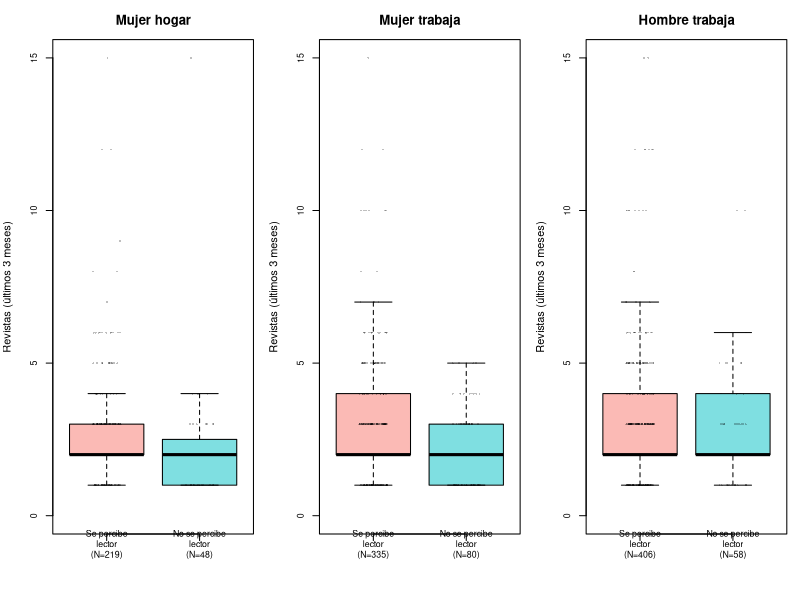
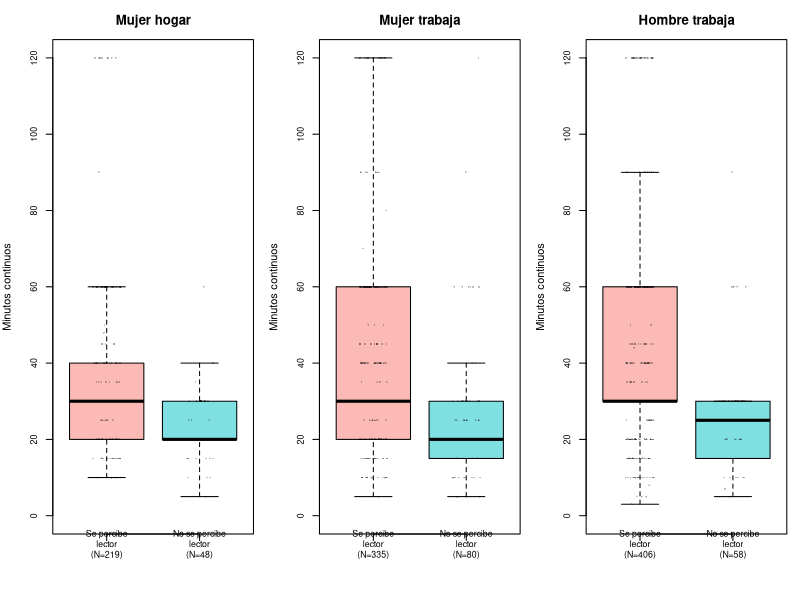
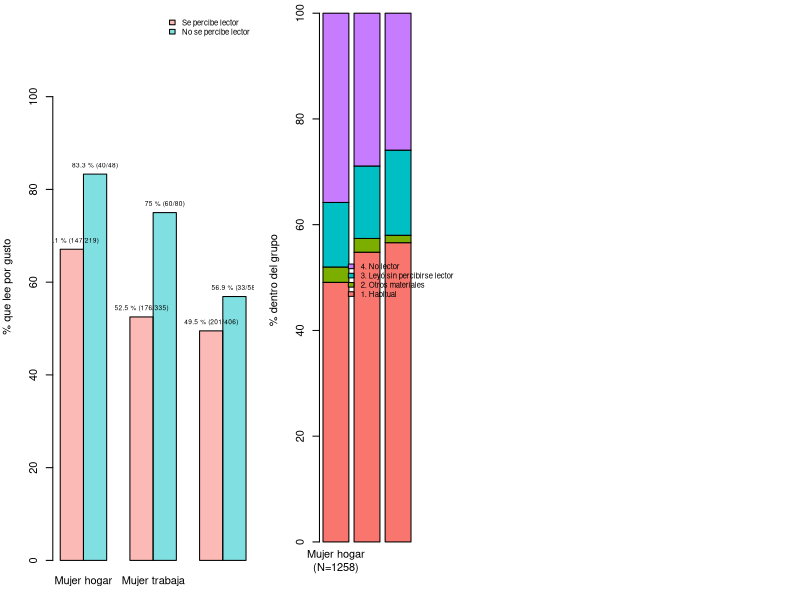
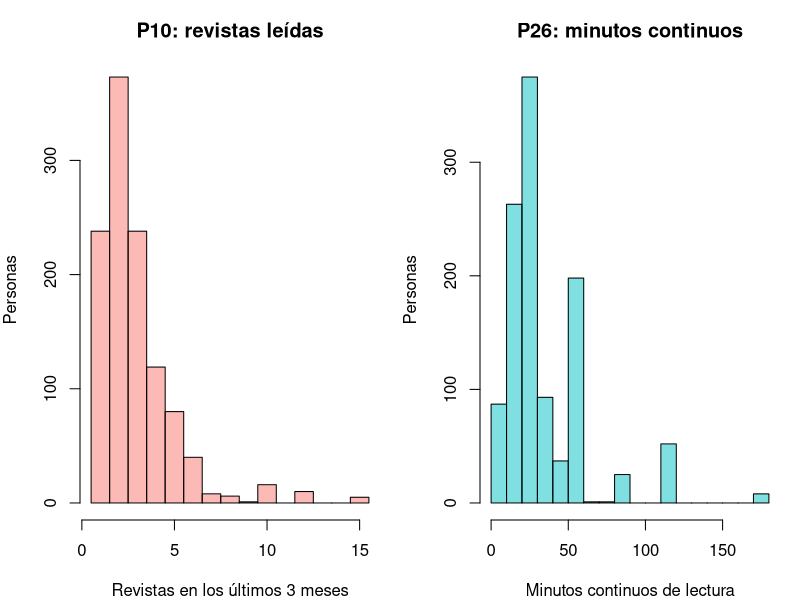

Write the R code that produced these figures, in order.
## ---- chunk 1
knitr::opts_chunk$set(echo = FALSE, warning = FALSE, message = FALSE,
                      fig.width = 7, fig.height = 3, dpi = 120)
options(knitr.kable.NA = "—")
library(knitr)
library(e1071)   # skewness() y kurtosis()

pct = function(a, b) round(100 * a / b, 1)
f   = function(x) sprintf("%.1f", unname(x))                        # un decimal para el texto
si  = function(cond, a, b = "") if (isTRUE(cond)) a else b          # frase condicional para el texto
## ---- chunk 2
raw = read.csv("datos/DatosEquipo6_v2.csv")
# Nombres de las columnas (el archivo trae: anio, h_lec, sexo, cond_act, p10, p11, p26)
names(raw) = c("anio", "H_LEC", "SEXO", "COND_ACT", "P10", "P11", "P26")
datos = raw
vars6 = c("H_LEC", "SEXO", "COND_ACT", "P10", "P11", "P26")

# Vacíos y valores fuera del rango del diccionario
calidad = data.frame(
  Variable = vars6,
  Vacios = colSums(is.na(raw[, vars6])),
  Fuera = c(sum(!(raw$H_LEC %in% c(1:4, NA))),
            sum(!(raw$SEXO %in% c(1:2, NA))),
            sum(!(raw$COND_ACT %in% c(1:10, NA))),
            sum(raw$P10 > 25, na.rm = TRUE),
            sum(!(raw$P11 %in% c(1:6, NA))),
            sum(raw$P26 < 2 | raw$P26 > 360, na.rm = TRUE)),
  row.names = NULL)
fuera10 = calidad$Fuera[calidad$Variable == "P10"]

motivos = c("Trabajo", "Estudio", "Cultura general / estar al día",
            "Gusto / entretenimiento", "Religión", "Otro")

datos$Sexo_lbl  = factor(datos$SEXO, levels = 1:2, labels = c("Hombre", "Mujer"))
datos$H_LEC_lbl = factor(datos$H_LEC, levels = 1:4,
                         labels = c("1. Habitual", "2. Otros materiales",
                                    "3. Leyó sin percibirse lector", "4. No lector"))

# Autopercepción: solo H_LEC = 1 y H_LEC = 3 entran a la comparación
datos$Aut = NA
datos$Aut[datos$H_LEC %in% 1] = "Se percibe lector"
datos$Aut[datos$H_LEC %in% 3] = "No se percibe lector"
datos$Aut = factor(datos$Aut, levels = c("Se percibe lector", "No se percibe lector"))

# Grupos de comparación (COND_ACT 7 = hogar; 1 a 3 = trabaja)
datos$Grupo = NA
datos$Grupo[datos$SEXO %in% 2 & datos$COND_ACT %in% 7]   = "Mujer hogar"
datos$Grupo[datos$SEXO %in% 2 & datos$COND_ACT %in% 1:3] = "Mujer trabaja"
datos$Grupo[datos$SEXO %in% 1 & datos$COND_ACT %in% 1:3] = "Hombre trabaja"
datos$Grupo = factor(datos$Grupo, levels = c("Mujer hogar", "Mujer trabaja", "Hombre trabaja"))

datos$Cond_lbl = cut(datos$COND_ACT, breaks = c(0, 3, 5, 6, 7, 8, 10),
                     labels = c("Trabaja o tiene trabajo (01-03)", "Busca o espera trabajo (04-05)",
                                "Estudiante (06)", "Quehaceres del hogar (07)",
                                "Jubilado o pensionado (08)", "Incapacitado u otra situación (09-10)"))

# Universos de análisis
V = subset(datos, !is.na(H_LEC))                    # H_LEC válido
U = subset(V, !is.na(Grupo))                        # tres grupos de comparación
L = subset(U, H_LEC %in% c(1, 3) & !is.na(P10))     # lectores de revistas
H = subset(V, SEXO == 1 & COND_ACT == 7)            # hombres del hogar (solo casos)

n_est   = sum(V$COND_ACT %in% 6)                    # estudiantes
n_jub   = sum(V$COND_ACT %in% 8)                    # jubilados
n_otras = sum(V$COND_ACT %in% c(4:6, 8:10))         # todas las condiciones que no se comparan
## ---- chunk 3
x = L$P10
m10 = c(N = length(x), Media = mean(x), Mediana = median(x), DE = sd(x),
        CV = 100 * sd(x) / mean(x),
        Q1 = quantile(x, 0.25, names = FALSE), Q3 = quantile(x, 0.75, names = FALSE),
        Min = min(x), Max = max(x), Sesgo = skewness(x), Curtosis = kurtosis(x))

x = L$P26
m26 = c(N = length(x), Media = mean(x), Mediana = median(x), DE = sd(x),
        CV = 100 * sd(x) / mean(x),
        Q1 = quantile(x, 0.25, names = FALSE), Q3 = quantile(x, 0.75, names = FALSE),
        Min = min(x), Max = max(x), Sesgo = skewness(x), Curtosis = kurtosis(x))

tab_num = rbind(m10, m26)
rownames(tab_num) = c("P10: revistas (3 meses)", "P26: minutos continuos")
kable(round(tab_num, 1), caption = "Tabla 1. Medidas descriptivas de P10 y P26 en lectores de revistas")
s10 = round(tab_num[1, ], 1)
s26 = round(tab_num[2, ], 1)
## ---- chunk 4
fh = table(V$H_LEC_lbl)
fp = table(factor(L$P11, levels = 1:6, labels = motivos))
ph = pct(as.vector(fh), sum(fh))
pp = pct(as.vector(fp), sum(fp))
t3 = rbind(
  data.frame(Variable = paste0("H_LEC (N=", nrow(V), ")"), Categoría = names(fh),
             n = as.vector(fh), "%" = ph, check.names = FALSE),
  data.frame(Variable = paste0("P11 (N=", nrow(L), ")"), Categoría = names(fp),
             n = as.vector(fp), "%" = pp, check.names = FALSE))
## ---- chunk 5
tb = table(U$Grupo, U$H_LEC_lbl)
pc = round(100 * prop.table(tb, 1), 1)
t4 = data.frame(Grupo = rownames(tb), N = as.vector(rowSums(tb)),
                as.data.frame.matrix(pc), check.names = FALSE, row.names = NULL)
names(t4)[3:6] = c("1 Habitual", "2 Otros", "3 Leyó sin percibirse lector", "4 No lector")
t4[["% con H_LEC 3 entre quienes no acostumbran leer"]] = pct(tb[, 3], tb[, 3] + tb[, 4])
kable(t4, caption = "Tabla 2. Condición lectora (H_LEC) dentro de cada grupo, en %")

hab = pc[, 1]; sper = pc[, 3]; nol = pc[, 4]
pr = t4[[ncol(t4)]]

A = subset(U, H_LEC %in% c(1, 3))
A$Leyo_revistas = !is.na(A$P10)
cob = aggregate(Leyo_revistas ~ Aut + Grupo, data = A, FUN = length)
names(cob) = c("Autopercepción", "Grupo", "N")
cob[["Leyeron revistas"]] = aggregate(Leyo_revistas ~ Aut + Grupo, data = A, FUN = sum)$Leyo_revistas
cob[["%"]] = pct(cob[["Leyeron revistas"]], cob$N)
cob = cob[, c("Grupo", "Autopercepción", "N", "Leyeron revistas", "%")]
cp = cob[["%"]]
## ---- chunk 6
#P10
res10 = aggregate(P10 ~ Aut + Grupo, data = L, FUN = length)
names(res10) = c("Aut", "Grupo", "N")
res10$Media   = round(aggregate(P10 ~ Aut + Grupo, data = L, FUN = mean)$P10, 1)
res10$DE      = round(aggregate(P10 ~ Aut + Grupo, data = L, FUN = sd)$P10, 1)
res10$Min     = aggregate(P10 ~ Aut + Grupo, data = L, FUN = min)$P10
res10$Q1      = aggregate(P10 ~ Aut + Grupo, data = L, FUN = quantile, probs = 0.25)$P10
res10$Mediana = aggregate(P10 ~ Aut + Grupo, data = L, FUN = median)$P10
res10$Q3      = aggregate(P10 ~ Aut + Grupo, data = L, FUN = quantile, probs = 0.75)$P10
res10$Max     = aggregate(P10 ~ Aut + Grupo, data = L, FUN = max)$P10
res10 = res10[, c("Grupo", "Aut", "N", "Media", "DE", "Min", "Q1", "Mediana", "Q3", "Max")]
names(res10) = c("Grupo", "Autopercepción", "N", "Media", "DE", "Mín", "Q1", "Mediana", "Q3", "Máx")
kable(res10, caption = "Tabla 3. Número de revistas leídas (P10) por grupo y autopercepción")

# Diagramas de caja
par(mfrow = c(1, 3), mar = c(5, 4, 3, 1))
for (g in levels(L$Grupo)) {
  d = subset(L, Grupo == g)
  nombres = paste0(c("Se percibe\nlector", "No se percibe\nlector"), "\n(N=", table(d$Aut), ")")
  boxplot(P10 ~ Aut, data = d, names = nombres, ylim = c(0, 15), outline = FALSE,
          col = c("#F8766D80", "#00BFC480"), main = g, xlab = "",
          ylab = "Revistas (últimos 3 meses)", cex.axis = 0.8)
  stripchart(P10 ~ Aut, data = d, vertical = TRUE, method = "jitter", jitter = 0.15,
             pch = 16, cex = 0.4, col = rgb(0, 0, 0, 0.25), add = TRUE)
}

lec = c(1, 3, 5); nlec = c(2, 4, 6)
dm10 = res10$Mediana[lec] - res10$Mediana[nlec]
dx10 = round(res10$Media[lec] - res10$Media[nlec], 1)
p10_parecido = all(abs(dm10) <= 1)
## ---- chunk 7

res26 = aggregate(P26 ~ Aut + Grupo, data = L, FUN = length)
names(res26) = c("Aut", "Grupo", "N")
res26$Media   = round(aggregate(P26 ~ Aut + Grupo, data = L, FUN = mean)$P26, 1)
res26$DE      = round(aggregate(P26 ~ Aut + Grupo, data = L, FUN = sd)$P26, 1)
res26$Min     = aggregate(P26 ~ Aut + Grupo, data = L, FUN = min)$P26
res26$Q1      = aggregate(P26 ~ Aut + Grupo, data = L, FUN = quantile, probs = 0.25)$P26
res26$Mediana = aggregate(P26 ~ Aut + Grupo, data = L, FUN = median)$P26
res26$Q3      = aggregate(P26 ~ Aut + Grupo, data = L, FUN = quantile, probs = 0.75)$P26
res26$Max     = aggregate(P26 ~ Aut + Grupo, data = L, FUN = max)$P26
res26 = res26[, c("Grupo", "Aut", "N", "Media", "DE", "Min", "Q1", "Mediana", "Q3", "Max")]
names(res26) = c("Grupo", "Autopercepción", "N", "Media", "DE", "Mín", "Q1", "Mediana", "Q3", "Máx")
kable(res26, caption = "Tabla 4. Minutos continuos de lectura (P26) por grupo y autopercepción (cualquier material)")

# Diagramas de caja
par(mfrow = c(1, 3), mar = c(5, 4, 3, 1))
for (g in levels(L$Grupo)) {
  d = subset(L, Grupo == g)
  nombres = paste0(c("Se percibe\nlector", "No se percibe\nlector"), "\n(N=", table(d$Aut), ")")
  boxplot(P26 ~ Aut, data = d, names = nombres, ylim = c(0, 120), outline = FALSE,
          col = c("#F8766D80", "#00BFC480"), main = g, xlab = "",
          ylab = "Minutos continuos", cex.axis = 0.8)
  stripchart(P26 ~ Aut, data = d, vertical = TRUE, method = "jitter", jitter = 0.15,
             pch = 16, cex = 0.4, col = rgb(0, 0, 0, 0.25), add = TRUE)
}

dm26 = res26$Mediana[lec] - res26$Mediana[nlec]
dx26 = round(res26$Media[lec] - res26$Media[nlec], 1)
p26_lec_mayor = all(res26$Media[lec] > res26$Media[nlec])
hogar_corta = res26$Media[1] < min(res26$Media[c(3, 5)]) & res26$Q3[1] <= min(res26$Q3[c(3, 5)])
## ---- chunk 8
# P11
L$Gusto = L$P11 == 4
Q3 = aggregate(Gusto ~ Aut + Grupo, data = L, FUN = length)
names(Q3) = c("Autopercepción", "Grupo", "N")
Q3[["Gusto (n)"]] = aggregate(Gusto ~ Aut + Grupo, data = L, FUN = sum)$Gusto
Q3[["Gusto (%)"]] = pct(Q3[["Gusto (n)"]], Q3$N)
Q3[["Otros motivos (%)"]] = pct(Q3$N - Q3[["Gusto (n)"]], Q3$N)
Q3 = Q3[, c("Grupo", "Autopercepción", "N", "Gusto (n)", "Gusto (%)", "Otros motivos (%)")]

m  = matrix(Q3[["Gusto (%)"]], nrow = 2)
nm = matrix(Q3[["Gusto (n)"]], nrow = 2)
Nm = matrix(Q3[["N"]], nrow = 2)
par(mar = c(3, 4, 1, 1))
bp = barplot(m, beside = TRUE, names.arg = levels(L$Grupo), col = c("#F8766D80", "#00BFC480"),
             ylim = c(0, 118), ylab = "% que lee por gusto",
             legend.text = levels(L$Aut), args.legend = list(x = "topright", cex = 0.7, bty = "n"))
text(bp, m, labels = paste0(m, " % (", nm, "/", Nm, ")"), pos = 3, cex = 0.6)

gusto = Q3[["Gusto (%)"]]
dg = round(gusto[nlec] - gusto[lec], 1)
p11_dir = all(dg > 0)
hogar_gusto = gusto[1] > max(gusto[c(3, 5)])
## ---- chunk 9
tab_var = data.frame(
  Variable = vars6,
  Descripción = c("Condición lectora construida por INEGI",
                  "Sexo (preg. 8)", "Condición de actividad la semana pasada (preg. 15)",
                  "Revistas leídas en tres meses (preg. 10)",
                  "Motivo principal de lectura de revistas (preg. 11)",
                  "Minutos continuos de lectura de algún material (preg. 26)"),
  Tipo = c("Cat. nominal", "Cat. nominal", "Cat. nominal",
           "Num. discreta", "Cat. nominal", "Num. continua"),
  "Unidad o categorías" = c("1 Habitual; 2 Otros materiales; 3 Leyó sin acostumbrar; 4 No lector",
                            "1 Hombre; 2 Mujer",
                            "01-03 trabaja; 04-05 busca trabajo; 06 estudia; 07 hogar; 08 jubilado; 09-10 otra; 99 no especificado",
                            "Revistas (diccionario: 1 a 25)",
                            "1 Trabajo; 2 Estudio; 3 Cultura general; 4 Gusto; 5 Religión; 6 Otro",
                            "Minutos (diccionario: 2 a 360)"),
  "Falt. (n)" = calidad$Vacios,
  "Falt. (%)" = pct(calidad$Vacios, nrow(raw)),
  "Fuera rango (n)" = calidad$Fuera,
  check.names = FALSE)
cap_a1 = "Tabla A1. Variables seleccionadas y calidad de los datos (sobre todos los registros; en P10, P11 y P26 el vacío es un pase de pregunta)"
if (knitr::is_latex_output()) {
  # En PDF se fijan anchos de columna para que el texto largo se acomode
  kable(tab_var, format = "latex", booktabs = TRUE, caption = cap_a1, position = "H",
        align = c("p{1.8cm}", "p{3.4cm}", "p{1.8cm}", "p{4.2cm}", "r", "r", "r"))
} else {
  kable(tab_var, caption = cap_a1)
}
## ---- chunk 10
tn = table(V$Cond_lbl, V$Sexo_lbl)
tc = data.frame(Condición = rownames(tn),
                Hombres = as.vector(tn[, "Hombre"]), "% hombres" = pct(as.vector(tn[, "Hombre"]), sum(tn[, "Hombre"])),
                Mujeres = as.vector(tn[, "Mujer"]), "% mujeres" = pct(as.vector(tn[, "Mujer"]), sum(tn[, "Mujer"])),
                check.names = FALSE)
kable(tc, caption = "Tabla A2. Composición por SEXO y COND_ACT (personas con H_LEC válido)")
## ---- chunk 11
L$Subgrupo = interaction(L$Grupo, L$Aut, sep = " / ", lex.order = TRUE)
n6 = table(L$Subgrupo, factor(L$P11, levels = 1:6))
p6 = round(100 * prop.table(n6, 1), 1)
d6 = data.frame(Grupo = rep(levels(L$Grupo), each = 2),
                Autopercepción = rep(levels(L$Aut), times = 3),
                N = as.vector(rowSums(n6)),
                matrix(paste0(n6, " (", p6, ")"), nrow = 6), check.names = FALSE)
names(d6)[4:9] = c("Trabajo", "Estudio", "Cultura", "Gusto", "Religión", "Otro")
kable(d6, caption = "Tabla A3. Motivo principal de lectura de revistas, n (%) por grupo y autopercepción")
## ---- chunk 12
U34 = subset(U, H_LEC %in% c(3, 4))
L1  = subset(L, H_LEC == 1)
L3  = subset(L, H_LEC == 3)
est = data.frame(Año = sort(unique(U$anio)),
                 N = as.vector(table(U$anio)),
                 "% habitual" = round(100 * tapply(U$H_LEC == 1, U$anio, mean), 1),
                 "% H_LEC 3 entre quienes no acostumbran leer" = round(100 * tapply(U34$H_LEC == 3, U34$anio, mean), 1),
                 "Mediana P10 (percibe / no)" = paste(tapply(L1$P10, L1$anio, median), "/", tapply(L3$P10, L3$anio, median)),
                 "Mediana P26 (percibe / no)" = paste(tapply(L1$P26, L1$anio, median), "/", tapply(L3$P26, L3$anio, median)),
                 "% gusto (percibe / no)" = paste(round(100 * tapply(L1$P11 == 4, L1$anio, mean), 1), "/",
                                                  round(100 * tapply(L3$P11 == 4, L3$anio, mean), 1)),
                 check.names = FALSE, row.names = NULL)
kable(est, caption = "Tabla A4. Indicadores principales por año (tres grupos juntos). Los archivos de distintos años no contienen a las mismas personas")
## ---- chunk 13
L25 = subset(L, P10 <= 25)
res10_25 = aggregate(P10 ~ Aut + Grupo, data = L25, FUN = length)
names(res10_25) = c("Aut", "Grupo", "N")
res10_25$Media   = round(aggregate(P10 ~ Aut + Grupo, data = L25, FUN = mean)$P10, 1)
res10_25$DE      = round(aggregate(P10 ~ Aut + Grupo, data = L25, FUN = sd)$P10, 1)
res10_25$Min     = aggregate(P10 ~ Aut + Grupo, data = L25, FUN = min)$P10
res10_25$Q1      = aggregate(P10 ~ Aut + Grupo, data = L25, FUN = quantile, probs = 0.25)$P10
res10_25$Mediana = aggregate(P10 ~ Aut + Grupo, data = L25, FUN = median)$P10
res10_25$Q3      = aggregate(P10 ~ Aut + Grupo, data = L25, FUN = quantile, probs = 0.75)$P10
res10_25$Max     = aggregate(P10 ~ Aut + Grupo, data = L25, FUN = max)$P10
res10_25 = res10_25[, c("Grupo", "Aut", "N", "Media", "DE", "Min", "Q1", "Mediana", "Q3", "Max")]
names(res10_25) = c("Grupo", "Autopercepción", "N", "Media", "DE", "Mín", "Q1", "Mediana", "Q3", "Máx")
kable(res10_25, caption = "Tabla A5. Sensibilidad: P10 sin los registros por encima de 25 revistas")
## ---- chunk 14
th = table(H$H_LEC_lbl)
kable(data.frame(H_LEC = names(th), n = as.vector(th)), caption = "Tabla A6a. Hombres dedicados al hogar por categoría de H_LEC (casos, sin porcentajes)")
Hc = H[!is.na(H$P10), c("anio", "H_LEC_lbl", "P10", "P11", "P26")]
Hc$P11 = factor(Hc$P11, levels = 1:6, labels = motivos)
names(Hc) = c("Año", "H_LEC", "P10", "Motivo (P11)", "P26")
kable(Hc, row.names = FALSE, caption = "Tabla A6b. Hombres dedicados al hogar que leyeron revistas (casos individuales)")
## ---- chunk 15
flujo = data.frame(
  Concepto = c("Registros en la base (2022-2024)",
               "Sin categoría válida de H_LEC (blanco por pase)",
               "Con H_LEC válido",
               "   Hombres dedicados al hogar (solo casos, Anexo A7)",
               "   Estudiantes, jubilados, personas que buscan trabajo y otras condiciones (no se comparan)",
               "   Sin SEXO o COND_ACT especificado",
               "Universo del análisis (tres grupos)",
               "Lectores de revistas con H_LEC = 1 o 3 (P10 con valor)"),
  n = c(nrow(datos), sum(is.na(datos$H_LEC)), nrow(V), nrow(H), n_otras,
        nrow(V) - nrow(U) - nrow(H) - n_otras, nrow(U), nrow(L)))
kable(flujo, caption = "Tabla A7. Registros y universos del análisis")
## ---- chunk 16
kable(t3, caption = "Tabla A8. Distribución de frecuencias de H_LEC (personas con H_LEC válido) y de P11 (lectores de revistas)")
## ---- chunk 17
kable(cob, caption = "Tabla A9. Personas que leyeron revistas en los últimos tres meses, por grupo y autopercepción")
## ---- chunk 18
op = par(mar = c(4, 4, 1, 9))
barplot(t(pc), col = c("#F8766D", "#7CAE00", "#00BFC4", "#C77CFF"), ylab = "% dentro del grupo",
        names.arg = paste0(rownames(tb), "\n(N=", rowSums(tb), ")"),
        legend.text = colnames(pc), args.legend = list(x = "right", inset = c(-0.45, 0), xpd = NA, bty = "n", cex = 0.7))
par(op)
## ---- chunk 19
op = par(mfrow = c(1, 2), mar = c(4, 4, 3, 1))
hist(L$P10[L$P10 <= 15], breaks = seq(0.5, 15.5, 1), col = "#F8766D80",
     main = "P10: revistas leídas", xlab = "Revistas en los últimos 3 meses", ylab = "Personas")
hist(L$P26[L$P26 <= 180], breaks = seq(0, 180, 10), col = "#00BFC480",
     main = "P26: minutos continuos", xlab = "Minutos continuos de lectura", ylab = "Personas")
par(op)
